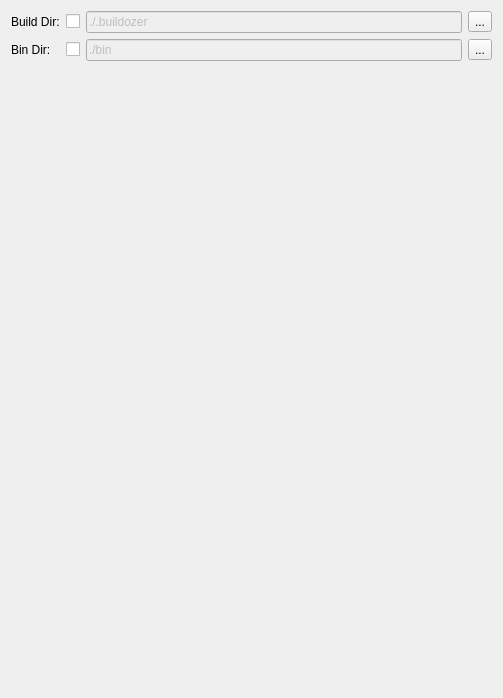
            <widget class="QWidget" name="scrollAreaWidgetContents_7">
             <property name="geometry">
              <rect>
               <x>0</x>
               <y>0</y>
               <width>503</width>
               <height>698</height>
              </rect>
             </property>
             <layout class="QGridLayout" name="gridLayout_4">
              <item row="1" column="0">
               <widget class="QLabel" name="label_65">
                <property name="text">
                 <string>Bin Dir:</string>
                </property>
               </widget>
              </item>
              <item row="3" column="0">
               <widget class="QLabel" name="label_82">
                <property name="text">
                 <string/>
                </property>
               </widget>
              </item>
              <item row="6" column="2">
               <spacer name="verticalSpacer_6">
                <property name="orientation">
                 <enum>Qt::Vertical</enum>
                </property>
                <property name="sizeHint" stdset="0">
                 <size>
                  <width>20</width>
                  <height>40</height>
                 </size>
                </property>
               </spacer>
              </item>
              <item row="0" column="0">
               <widget class="QLabel" name="label_83">
                <property name="text">
                 <string>Build Dir:</string>
                </property>
               </widget>
              </item>
              <item row="1" column="3">
               <widget class="QToolButton" name="toolbutton_bin_dir">
                <property name="text">
                 <string>...</string>
                </property>
               </widget>
              </item>
              <item row="0" column="3">
               <widget class="QToolButton" name="toolbutton_build_dir">
                <property name="text">
                 <string>...</string>
                </property>
               </widget>
              </item>
              <item row="0" column="2">
               <widget class="QLineEdit" name="lineedit_build_dir">
                <property name="enabled">
                 <bool>false</bool>
                </property>
                <property name="text">
                 <string>./.buildozer</string>
                </property>
               </widget>
              </item>
              <item row="2" column="0">
               <widget class="QLabel" name="label_84">
                <property name="text">
                 <string/>
                </property>
               </widget>
              </item>
              <item row="1" column="2">
               <widget class="QLineEdit" name="lineedit_bin_dir">
                <property name="enabled">
                 <bool>false</bool>
                </property>
                <property name="toolTip">
                 <string>(str) Path to build output (i.e. .apk, .ipa) storage</string>
                </property>
                <property name="text">
                 <string>./bin</string>
                </property>
               </widget>
              </item>
              <item row="1" column="1">
               <widget class="QCheckBox" name="checkbox_bin_dir">
                <property name="text">
                 <string/>
                </property>
               </widget>
              </item>
              <item row="0" column="1">
               <widget class="QCheckBox" name="checkbox_build_dir">
                <property name="text">
                 <string/>
                </property>
               </widget>
              </item>
             </layout>
            </widget>
